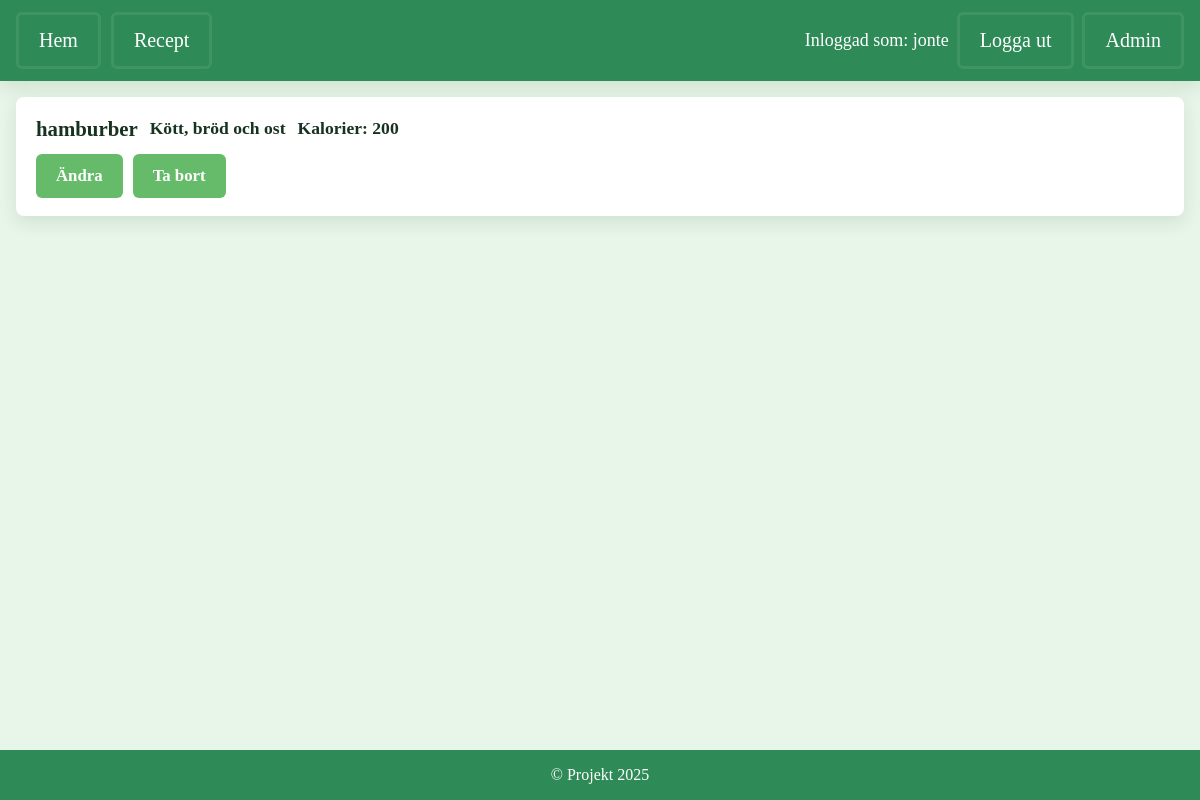
Page /recipe_collection (signed in) on the earlier database version.
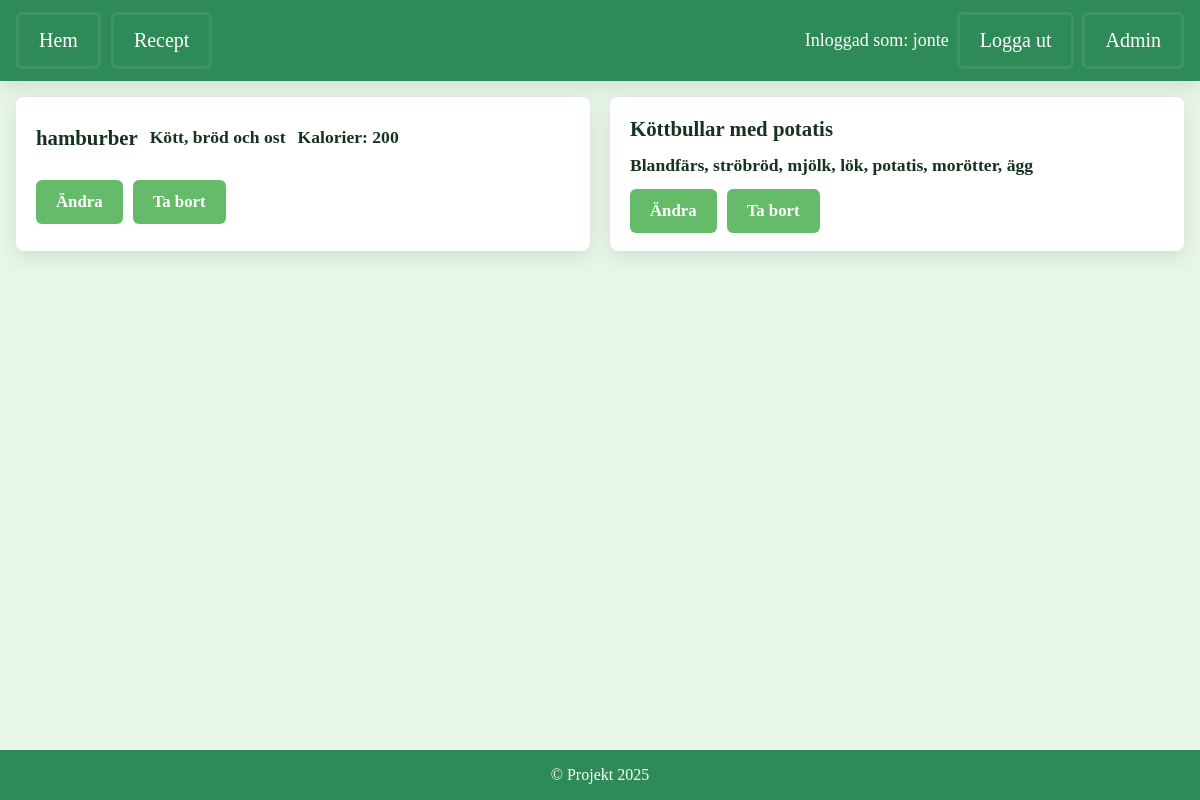
Same page on the later database version.
### tables this page shows
CREATE TABLE recipes (
                        id INTEGER PRIMARY KEY AUTOINCREMENT,
                        title TEXT NOT NULL
                    , ingredients TEXT, calories INTEGER);

### app.py (the view)
@app.route('/recipe_collection')
def recipe_collection():
    if not session.get('username'):
        return redirect(url_for('login'))
    recipes = get_all_recipes()
    return render_template('recipe_collection.html', recipes=recipes)

### app.py (called while the page is built)
def get_all_recipes():
    with sqlite3.connect('app.db') as conn:
        conn.row_factory = sqlite3.Row
        cursor = conn.cursor()
        cursor.execute("SELECT id, title, ingredients, calories FROM recipes ORDER BY id")
        return cursor.fetchall()

### templates/recipe_collection.html (shortened to what this page needs)
{% extends "base.html" %}
{% block content %}
    <ul class="recipe-list">
        {% for r in recipes %}
        <li data-id="{{ r['id'] }}" aria-label="Recept: {{ r['title'] }}">
            <div class="recipe-title">
                {{ r['title'] }}
                {% if r['ingredients'] %}
                <div class="recipe-ingredients">{{ r['ingredients'] }}</div>
                {% endif %}
                {% if r['calories'] %}
                <div class="recipe-calories">Kalorier: {{ r['calories'] }}</div>
                {% endif %}
            </div>
            <div class="recipe-actions">
                <a class="btn" href="{{ url_for('edit_recipe', recipe_id=r['id']) }}" aria-label="Ändra recept {{ r['title'] }}">Ändra</a>
                <form method="POST" action="{{ url_for('delete_recipe', recipe_id=r['id']) }}" style="margin:0;" aria-label="Formulär för att radera recept">
                    <button class="btn btn-danger" type="submit" aria-label="Ta bort recept {{ r['title'] }}">Ta bort</button>
                </form>
            </div>
        </li>
        {% else %}
        <li class="card">Inga recept ännu!</li>
        {% endfor %}
    </ul>
{% endblock %}

Differences in the rows shown:
added recipes: title "Köttbullar med potatis", ingredients "Blandfärs, ströbröd, mjölk, lök, potatis, morötter, ägg"
